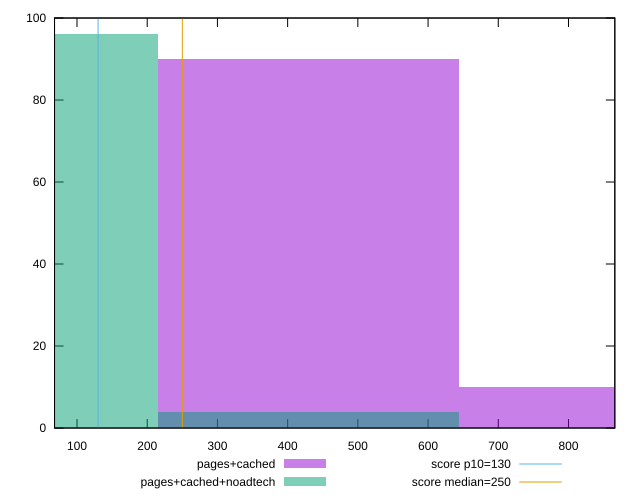

The gnuplot source for this figure:
reset

$pagesCached <<EOF
858.8882201064523 10
429.44411005322615 90
EOF

$pagesCachedNoadtech <<EOF
0 96
429.44411005322615 4
EOF

set key outside below
set boxwidth 429.44411005322615
set xrange [68:866.0000000000009]
set yrange [0:100]
set trange [0:100]
set style fill transparent solid 0.5 noborder

set parametric
set terminal svg size 640, 500 enhanced background rgb 'white'
set output "report_00017_2021-02-10T15-08-03.406Z/max-potential-fid/comparison/histogram/1_vs_2.svg"

plot $pagesCached title "pages+cached" with boxes, \
     $pagesCachedNoadtech title "pages+cached+noadtech" with boxes, \
     130,t title "score p10=130", \
     250,t title "score median=250"

reset
